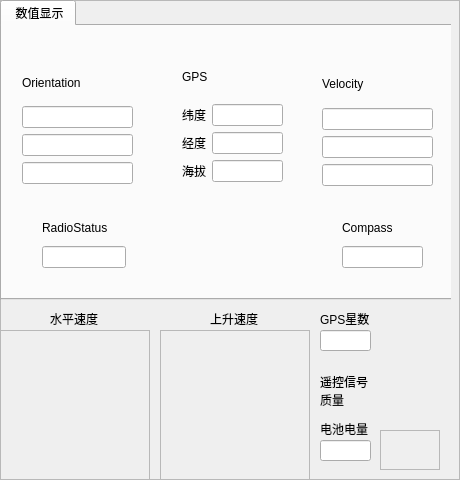
        <widget class="QFrame" name="frame_StatusDisplay">
         <property name="minimumSize">
          <size>
           <width>460</width>
           <height>480</height>
          </size>
         </property>
         <property name="maximumSize">
          <size>
           <width>460</width>
           <height>480</height>
          </size>
         </property>
         <property name="frameShape">
          <enum>QFrame::StyledPanel</enum>
         </property>
         <property name="frameShadow">
          <enum>QFrame::Raised</enum>
         </property>
         <widget class="QWidget" name="widget_PaintArea" native="true">
          <property name="geometry">
           <rect>
            <x>0</x>
            <y>0</y>
            <width>451</width>
            <height>311</height>
           </rect>
          </property>
          <widget class="QTabWidget" name="tabWidget_PaintArea">
           <property name="geometry">
            <rect>
             <x>0</x>
             <y>0</y>
             <width>460</width>
             <height>300</height>
            </rect>
           </property>
           <property name="minimumSize">
            <size>
             <width>460</width>
             <height>300</height>
            </size>
           </property>
           <property name="maximumSize">
            <size>
             <width>460</width>
             <height>300</height>
            </size>
           </property>
           <property name="currentIndex">
            <number>0</number>
           </property>
           <widget class="QWidget" name="tab_3">
            <attribute name="title">
             <string> 数值显示</string>
            </attribute>
            <widget class="QWidget" name="layoutWidget">
             <property name="geometry">
              <rect>
               <x>320</x>
               <y>40</y>
               <width>111</width>
               <height>120</height>
              </rect>
             </property>
             <layout class="QVBoxLayout" name="verticalLayout_17">
              <item>
               <widget class="QLabel" name="label_4">
                <property name="text">
                 <string>Velocity</string>
                </property>
               </widget>
              </item>
              <item>
               <layout class="QVBoxLayout" name="verticalLayout_4">
                <item>
                 <widget class="QLineEdit" name="lineEdit_Velocity_X">
                  <property name="readOnly">
                   <bool>true</bool>
                  </property>
                 </widget>
                </item>
                <item>
                 <widget class="QLineEdit" name="lineEdit_Velocity_Y">
                  <property name="readOnly">
                   <bool>true</bool>
                  </property>
                 </widget>
                </item>
                <item>
                 <widget class="QLineEdit" name="lineEdit_Velocity_Z">
                  <property name="readOnly">
                   <bool>true</bool>
                  </property>
                 </widget>
                </item>
               </layout>
              </item>
             </layout>
            </widget>
            <widget class="QWidget" name="layoutWidget">
             <property name="geometry">
              <rect>
               <x>40</x>
               <y>190</y>
               <width>84</width>
               <height>52</height>
              </rect>
             </property>
             <layout class="QVBoxLayout" name="verticalLayout_7">
              <item>
               <widget class="QLabel" name="label_5">
                <property name="text">
                 <string>RadioStatus</string>
                </property>
               </widget>
              </item>
              <item>
               <widget class="QLineEdit" name="lineEdit_Radio">
                <property name="readOnly">
                 <bool>true</bool>
                </property>
               </widget>
              </item>
             </layout>
            </widget>
            <widget class="QWidget" name="layoutWidget">
             <property name="geometry">
              <rect>
               <x>340</x>
               <y>190</y>
               <width>81</width>
               <height>52</height>
              </rect>
             </property>
             <layout class="QVBoxLayout" name="verticalLayout_5">
              <item>
               <widget class="QLabel" name="label_3">
                <property name="text">
                 <string>Compass</string>
                </property>
               </widget>
              </item>
              <item>
               <widget class="QLineEdit" name="lineEdit_Compass">
                <property name="readOnly">
                 <bool>true</bool>
                </property>
               </widget>
              </item>
             </layout>
            </widget>
            <widget class="QWidget" name="layoutWidget">
             <property name="geometry">
              <rect>
               <x>20</x>
               <y>40</y>
               <width>111</width>
               <height>118</height>
              </rect>
             </property>
             <layout class="QVBoxLayout" name="verticalLayout_18">
              <item>
               <widget class="QLabel" name="label_12">
                <property name="text">
                 <string>Orientation</string>
                </property>
               </widget>
              </item>
              <item>
               <widget class="QLineEdit" name="lineEdit_Orientation_Pitchd">
                <property name="readOnly">
                 <bool>true</bool>
                </property>
               </widget>
              </item>
              <item>
               <widget class="QLineEdit" name="lineEdit_Orientation_Rolld">
                <property name="readOnly">
                 <bool>true</bool>
                </property>
               </widget>
              </item>
              <item>
               <widget class="QLineEdit" name="lineEdit_Orientation_Yawd">
                <property name="readOnly">
                 <bool>true</bool>
                </property>
               </widget>
              </item>
             </layout>
            </widget>
            <widget class="QWidget" name="layoutWidget_2">
             <property name="geometry">
              <rect>
               <x>180</x>
               <y>30</y>
               <width>101</width>
               <height>126</height>
              </rect>
             </property>
             <layout class="QVBoxLayout" name="verticalLayout_3">
              <item>
               <widget class="QLabel" name="label_2">
                <property name="text">
                 <string>GPS</string>
                </property>
               </widget>
              </item>
              <item>
               <layout class="QHBoxLayout" name="horizontalLayout">
                <item>
                 <widget class="QLabel" name="label_15">
                  <property name="text">
                   <string>纬度</string>
                  </property>
                 </widget>
                </item>
                <item>
                 <widget class="QLineEdit" name="lineEdit_GPS_X">
                  <property name="readOnly">
                   <bool>true</bool>
                  </property>
                 </widget>
                </item>
               </layout>
              </item>
              <item>
               <layout class="QHBoxLayout" name="horizontalLayout_5">
                <item>
                 <widget class="QLabel" name="label_9">
                  <property name="text">
                   <string>经度</string>
                  </property>
                 </widget>
                </item>
                <item>
                 <widget class="QLineEdit" name="lineEdit_GPS_Y">
                  <property name="readOnly">
                   <bool>true</bool>
                  </property>
                 </widget>
                </item>
               </layout>
              </item>
              <item>
               <layout class="QHBoxLayout" name="horizontalLayout_6">
                <item>
                 <widget class="QLabel" name="label_16">
                  <property name="text">
                   <string>海拔</string>
                  </property>
                 </widget>
                </item>
                <item>
                 <widget class="QLineEdit" name="lineEdit_GPS_Z">
                  <property name="readOnly">
                   <bool>true</bool>
                  </property>
                 </widget>
                </item>
               </layout>
              </item>
             </layout>
            </widget>
           </widget>
          </widget>
         </widget>
         <widget class="QFrame" name="frame_Velocity_H">
          <property name="geometry">
           <rect>
            <x>0</x>
            <y>330</y>
            <width>150</width>
            <height>150</height>
           </rect>
          </property>
          <property name="minimumSize">
           <size>
            <width>150</width>
            <height>150</height>
           </size>
          </property>
          <property name="maximumSize">
           <size>
            <width>150</width>
            <height>150</height>
           </size>
          </property>
          <property name="frameShape">
           <enum>QFrame::StyledPanel</enum>
          </property>
          <property name="frameShadow">
           <enum>QFrame::Raised</enum>
          </property>
         </widget>
         <widget class="QWidget" name="layoutWidget">
          <property name="geometry">
           <rect>
            <x>380</x>
            <y>310</y>
            <width>66</width>
            <height>42</height>
           </rect>
          </property>
          <layout class="QHBoxLayout" name="horizontalLayout_2">
           <item>
            <layout class="QVBoxLayout" name="verticalLayout_10">
             <item>
              <spacer name="verticalSpacer_3">
               <property name="orientation">
                <enum>Qt::Vertical</enum>
               </property>
               <property name="sizeHint" stdset="0">
                <size>
                 <width>10</width>
                 <height>25</height>
                </size>
               </property>
              </spacer>
             </item>
             <item>
              <widget class="QLabel" name="label_GPS_Strength_0">
               <property name="minimumSize">
                <size>
                 <width>10</width>
                 <height>10</height>
                </size>
               </property>
               <property name="maximumSize">
                <size>
                 <width>10</width>
                 <height>10</height>
                </size>
               </property>
               <property name="text">
                <string/>
               </property>
              </widget>
             </item>
            </layout>
           </item>
           <item>
            <layout class="QVBoxLayout" name="verticalLayout_8">
             <item>
              <spacer name="verticalSpacer">
               <property name="orientation">
                <enum>Qt::Vertical</enum>
               </property>
               <property name="sizeHint" stdset="0">
                <size>
                 <width>10</width>
                 <height>20</height>
                </size>
               </property>
              </spacer>
             </item>
             <item>
              <widget class="QLabel" name="label_GPS_Strength_1">
               <property name="minimumSize">
                <size>
                 <width>10</width>
                 <height>20</height>
                </size>
               </property>
               <property name="maximumSize">
                <size>
                 <width>10</width>
                 <height>20</height>
                </size>
               </property>
               <property name="text">
                <string/>
               </property>
              </widget>
             </item>
            </layout>
           </item>
           <item>
            <layout class="QVBoxLayout" name="verticalLayout_9">
             <item>
              <spacer name="verticalSpacer_2">
               <property name="orientation">
                <enum>Qt::Vertical</enum>
               </property>
               <property name="sizeHint" stdset="0">
                <size>
                 <width>10</width>
                 <height>10</height>
                </size>
               </property>
              </spacer>
             </item>
             <item>
              <widget class="QLabel" name="label_GPS_Strength_2">
               <property name="minimumSize">
                <size>
                 <width>10</width>
                 <height>30</height>
                </size>
               </property>
               <property name="maximumSize">
                <size>
                 <width>10</width>
                 <height>30</height>
                </size>
               </property>
               <property name="text">
                <string/>
               </property>
              </widget>
             </item>
            </layout>
           </item>
           <item>
            <widget class="QLabel" name="label_GPS_Strength_3">
             <property name="minimumSize">
              <size>
               <width>10</width>
               <height>40</height>
              </size>
             </property>
             <property name="maximumSize">
              <size>
               <width>10</width>
               <height>40</height>
              </size>
             </property>
             <property name="text">
              <string/>
             </property>
            </widget>
           </item>
          </layout>
         </widget>
         <widget class="QWidget" name="layoutWidget_3">
          <property name="geometry">
           <rect>
            <x>380</x>
            <y>370</y>
            <width>66</width>
            <height>42</height>
           </rect>
          </property>
          <layout class="QHBoxLayout" name="horizontalLayout_4">
           <item>
            <layout class="QVBoxLayout" name="verticalLayout_14">
             <item>
              <spacer name="verticalSpacer_7">
               <property name="orientation">
                <enum>Qt::Vertical</enum>
               </property>
               <property name="sizeHint" stdset="0">
                <size>
                 <width>10</width>
                 <height>25</height>
                </size>
               </property>
              </spacer>
             </item>
             <item>
              <widget class="QLabel" name="label_Radio_Strength_0">
               <property name="minimumSize">
                <size>
                 <width>10</width>
                 <height>10</height>
                </size>
               </property>
               <property name="maximumSize">
                <size>
                 <width>10</width>
                 <height>10</height>
                </size>
               </property>
               <property name="text">
                <string/>
               </property>
              </widget>
             </item>
            </layout>
           </item>
           <item>
            <layout class="QVBoxLayout" name="verticalLayout_15">
             <item>
              <spacer name="verticalSpacer_8">
               <property name="orientation">
                <enum>Qt::Vertical</enum>
               </property>
               <property name="sizeHint" stdset="0">
                <size>
                 <width>10</width>
                 <height>20</height>
                </size>
               </property>
              </spacer>
             </item>
             <item>
              <widget class="QLabel" name="label_Radio_Strength_1">
               <property name="minimumSize">
                <size>
                 <width>10</width>
                 <height>20</height>
                </size>
               </property>
               <property name="maximumSize">
                <size>
                 <width>10</width>
                 <height>20</height>
                </size>
               </property>
               <property name="text">
                <string/>
               </property>
              </widget>
             </item>
            </layout>
           </item>
           <item>
            <layout class="QVBoxLayout" name="verticalLayout_16">
             <item>
              <spacer name="verticalSpacer_9">
               <property name="orientation">
                <enum>Qt::Vertical</enum>
               </property>
               <property name="sizeHint" stdset="0">
                <size>
                 <width>10</width>
                 <height>10</height>
                </size>
               </property>
              </spacer>
             </item>
             <item>
              <widget class="QLabel" name="label_Radio_Strength_2">
               <property name="minimumSize">
                <size>
                 <width>10</width>
                 <height>30</height>
                </size>
               </property>
               <property name="maximumSize">
                <size>
                 <width>10</width>
                 <height>30</height>
                </size>
               </property>
               <property name="text">
                <string/>
               </property>
              </widget>
             </item>
            </layout>
           </item>
           <item>
            <widget class="QLabel" name="label_Radio_Strength_3">
             <property name="minimumSize">
              <size>
               <width>10</width>
               <height>40</height>
              </size>
             </property>
             <property name="maximumSize">
              <size>
               <width>10</width>
               <height>40</height>
              </size>
             </property>
             <property name="text">
              <string/>
             </property>
            </widget>
           </item>
          </layout>
         </widget>
         <widget class="QFrame" name="frame_Velocity_Z">
          <property name="geometry">
           <rect>
            <x>160</x>
            <y>330</y>
            <width>150</width>
            <height>150</height>
           </rect>
          </property>
          <property name="minimumSize">
           <size>
            <width>150</width>
            <height>150</height>
           </size>
          </property>
          <property name="maximumSize">
           <size>
            <width>150</width>
            <height>150</height>
           </size>
          </property>
          <property name="frameShape">
           <enum>QFrame::StyledPanel</enum>
          </property>
          <property name="frameShadow">
           <enum>QFrame::Raised</enum>
          </property>
         </widget>
         <widget class="QLabel" name="label_7">
          <property name="geometry">
           <rect>
            <x>50</x>
            <y>310</y>
            <width>71</width>
            <height>17</height>
           </rect>
          </property>
          <property name="text">
           <string>水平速度</string>
          </property>
         </widget>
         <widget class="QLabel" name="label_11">
          <property name="geometry">
           <rect>
            <x>210</x>
            <y>310</y>
            <width>61</width>
            <height>17</height>
           </rect>
          </property>
          <property name="text">
           <string>上升速度</string>
          </property>
         </widget>
         <widget class="QLineEdit" name="lineEdit_GPS_Satellites">
          <property name="geometry">
           <rect>
            <x>320</x>
            <y>330</y>
            <width>51</width>
            <height>21</height>
           </rect>
          </property>
          <property name="readOnly">
           <bool>true</bool>
          </property>
         </widget>
         <widget class="QLabel" name="label_14">
          <property name="geometry">
           <rect>
            <x>320</x>
            <y>310</y>
            <width>61</width>
            <height>17</height>
           </rect>
          </property>
          <property name="text">
           <string>GPS星数</string>
          </property>
         </widget>
         <widget class="QLabel" name="label_8">
          <property name="geometry">
           <rect>
            <x>320</x>
            <y>370</y>
            <width>61</width>
            <height>41</height>
           </rect>
          </property>
          <property name="text">
           <string>遥控信号         质量</string>
          </property>
          <property name="wordWrap">
           <bool>true</bool>
          </property>
         </widget>
         <widget class="QLabel" name="label_10">
          <property name="geometry">
           <rect>
            <x>320</x>
            <y>420</y>
            <width>67</width>
            <height>17</height>
           </rect>
          </property>
          <property name="text">
           <string>电池电量</string>
          </property>
         </widget>
         <widget class="QLineEdit" name="lineEdit_Battery">
          <property name="geometry">
           <rect>
            <x>320</x>
            <y>440</y>
            <width>51</width>
            <height>21</height>
           </rect>
          </property>
          <property name="readOnly">
           <bool>true</bool>
          </property>
         </widget>
         <widget class="QFrame" name="frame_Battery">
          <property name="geometry">
           <rect>
            <x>380</x>
            <y>430</y>
            <width>60</width>
            <height>40</height>
           </rect>
          </property>
          <property name="minimumSize">
           <size>
            <width>60</width>
            <height>40</height>
           </size>
          </property>
          <property name="maximumSize">
           <size>
            <width>60</width>
            <height>40</height>
           </size>
          </property>
          <property name="frameShape">
           <enum>QFrame::StyledPanel</enum>
          </property>
          <property name="frameShadow">
           <enum>QFrame::Raised</enum>
          </property>
          <widget class="QWidget" name="layoutWidget">
           <property name="geometry">
            <rect>
             <x>0</x>
             <y>0</y>
             <width>68</width>
             <height>41</height>
            </rect>
           </property>
           <layout class="QHBoxLayout" name="horizontalLayout_3">
            <property name="spacing">
             <number>2</number>
            </property>
            <item>
             <spacer name="horizontalSpacer">
              <property name="orientation">
               <enum>Qt::Horizontal</enum>
              </property>
              <property name="sizeHint" stdset="0">
               <size>
                <width>12</width>
                <height>20</height>
               </size>
              </property>
             </spacer>
            </item>
            <item>
             <widget class="QLabel" name="label_Battery_Voltage_0">
              <property name="minimumSize">
               <size>
                <width>8</width>
                <height>20</height>
               </size>
              </property>
              <property name="maximumSize">
               <size>
                <width>8</width>
                <height>20</height>
               </size>
              </property>
              <property name="text">
               <string/>
              </property>
             </widget>
            </item>
            <item>
             <widget class="QLabel" name="label_Battery_Voltage_1">
              <property name="minimumSize">
               <size>
                <width>8</width>
                <height>20</height>
               </size>
              </property>
              <property name="maximumSize">
               <size>
                <width>8</width>
                <height>20</height>
               </size>
              </property>
              <property name="text">
               <string/>
              </property>
             </widget>
            </item>
            <item>
             <widget class="QLabel" name="label_Battery_Voltage_2">
              <property name="minimumSize">
               <size>
                <width>8</width>
                <height>20</height>
               </size>
              </property>
              <property name="maximumSize">
               <size>
                <width>8</width>
                <height>20</height>
               </size>
              </property>
              <property name="text">
               <string/>
              </property>
             </widget>
            </item>
            <item>
             <widget class="QLabel" name="label_Battery_Voltage_3">
              <property name="minimumSize">
               <size>
                <width>8</width>
                <height>20</height>
               </size>
              </property>
              <property name="maximumSize">
               <size>
                <width>8</width>
                <height>20</height>
               </size>
              </property>
              <property name="text">
               <string/>
              </property>
             </widget>
            </item>
            <item>
             <widget class="QLabel" name="label_Battery_Voltage_4">
              <property name="minimumSize">
               <size>
                <width>8</width>
                <height>10</height>
               </size>
              </property>
              <property name="maximumSize">
               <size>
                <width>8</width>
                <height>10</height>
               </size>
              </property>
              <property name="text">
               <string/>
              </property>
             </widget>
            </item>
            <item>
             <spacer name="horizontalSpacer_2">
              <property name="orientation">
               <enum>Qt::Horizontal</enum>
              </property>
              <property name="sizeHint" stdset="0">
               <size>
                <width>20</width>
                <height>20</height>
               </size>
              </property>
             </spacer>
            </item>
           </layout>
          </widget>
         </widget>
        </widget>
